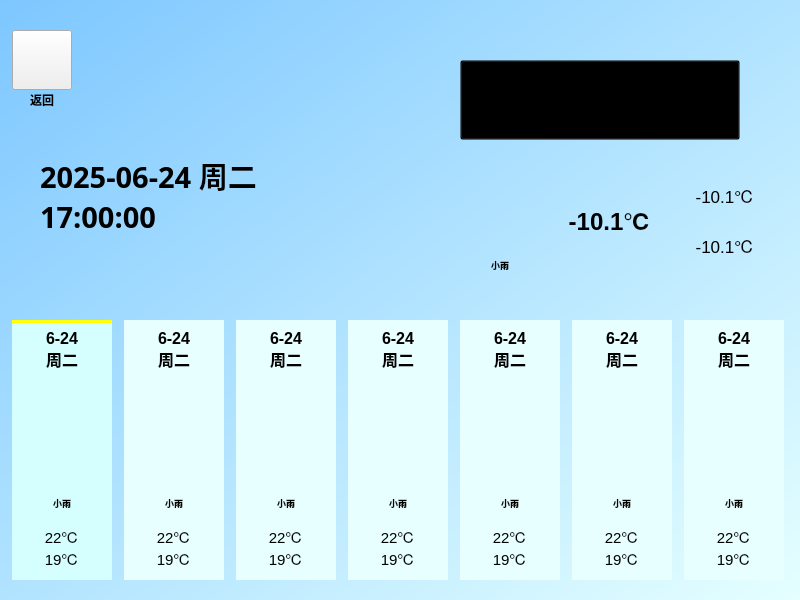
<?xml version="1.0" encoding="UTF-8"?>
<ui version="4.0">
 <class>Weather</class>
 <widget class="QWidget" name="Weather">
  <property name="geometry">
   <rect>
    <x>0</x>
    <y>0</y>
    <width>800</width>
    <height>600</height>
   </rect>
  </property>
  <property name="windowTitle">
   <string>车载多媒体-天气</string>
  </property>
  <property name="styleSheet">
   <string notr="true">background:qlineargradient(x1:0, y1:0, x2:1, y2:1, stop:0 rgb(125, 199, 255), stop:1 rgb(229, 255, 255))

</string>
  </property>
  <widget class="QLabel" name="label_1">
   <property name="geometry">
    <rect>
     <x>12</x>
     <y>320</y>
     <width>100</width>
     <height>260</height>
    </rect>
   </property>
   <property name="styleSheet">
    <string notr="true">background:rgb(213, 255, 255);
border-top: 3px double yellow; </string>
   </property>
   <property name="text">
    <string/>
   </property>
  </widget>
  <widget class="QLabel" name="label_2">
   <property name="geometry">
    <rect>
     <x>124</x>
     <y>320</y>
     <width>100</width>
     <height>260</height>
    </rect>
   </property>
   <property name="styleSheet">
    <string notr="true">background:rgb(231, 255, 255)</string>
   </property>
   <property name="text">
    <string/>
   </property>
  </widget>
  <widget class="QLabel" name="label_3">
   <property name="geometry">
    <rect>
     <x>348</x>
     <y>320</y>
     <width>100</width>
     <height>260</height>
    </rect>
   </property>
   <property name="styleSheet">
    <string notr="true">background:rgb(231, 255, 255)</string>
   </property>
   <property name="text">
    <string/>
   </property>
  </widget>
  <widget class="QLabel" name="label_4">
   <property name="geometry">
    <rect>
     <x>572</x>
     <y>320</y>
     <width>100</width>
     <height>260</height>
    </rect>
   </property>
   <property name="styleSheet">
    <string notr="true">background:rgb(231, 255, 255)</string>
   </property>
   <property name="text">
    <string/>
   </property>
  </widget>
  <widget class="QLabel" name="label_5">
   <property name="geometry">
    <rect>
     <x>684</x>
     <y>320</y>
     <width>100</width>
     <height>260</height>
    </rect>
   </property>
   <property name="styleSheet">
    <string notr="true">background:rgb(231, 255, 255)</string>
   </property>
   <property name="text">
    <string/>
   </property>
  </widget>
  <widget class="QLabel" name="label_6">
   <property name="geometry">
    <rect>
     <x>236</x>
     <y>320</y>
     <width>100</width>
     <height>260</height>
    </rect>
   </property>
   <property name="styleSheet">
    <string notr="true">background:rgb(231, 255, 255)</string>
   </property>
   <property name="text">
    <string/>
   </property>
  </widget>
  <widget class="QLabel" name="label_7">
   <property name="geometry">
    <rect>
     <x>460</x>
     <y>320</y>
     <width>100</width>
     <height>260</height>
    </rect>
   </property>
   <property name="styleSheet">
    <string notr="true">background:rgb(231, 255, 255)</string>
   </property>
   <property name="text">
    <string/>
   </property>
  </widget>
  <widget class="QLabel" name="label_date1">
   <property name="geometry">
    <rect>
     <x>12</x>
     <y>320</y>
     <width>100</width>
     <height>60</height>
    </rect>
   </property>
   <property name="font">
    <font>
     <pointsize>12</pointsize>
     <weight>75</weight>
     <bold>true</bold>
    </font>
   </property>
   <property name="styleSheet">
    <string notr="true">background:none</string>
   </property>
   <property name="text">
    <string>6-24
周二</string>
   </property>
   <property name="alignment">
    <set>Qt::AlignCenter</set>
   </property>
  </widget>
  <widget class="QLabel" name="label_icon1">
   <property name="geometry">
    <rect>
     <x>12</x>
     <y>380</y>
     <width>100</width>
     <height>100</height>
    </rect>
   </property>
   <property name="font">
    <font>
     <pointsize>12</pointsize>
    </font>
   </property>
   <property name="styleSheet">
    <string notr="true">background:none;
border-image: url(:/resource/wea_images/bingbao.png);</string>
   </property>
   <property name="text">
    <string/>
   </property>
   <property name="alignment">
    <set>Qt::AlignCenter</set>
   </property>
  </widget>
  <widget class="QLabel" name="label_wea1">
   <property name="geometry">
    <rect>
     <x>12</x>
     <y>480</y>
     <width>100</width>
     <height>45</height>
    </rect>
   </property>
   <property name="font">
    <font>
     <pointsize>7</pointsize>
     <weight>75</weight>
     <bold>true</bold>
    </font>
   </property>
   <property name="styleSheet">
    <string notr="true">background:none</string>
   </property>
   <property name="text">
    <string>小雨</string>
   </property>
   <property name="alignment">
    <set>Qt::AlignCenter</set>
   </property>
  </widget>
  <widget class="QLabel" name="label_temperature1">
   <property name="geometry">
    <rect>
     <x>12</x>
     <y>525</y>
     <width>100</width>
     <height>45</height>
    </rect>
   </property>
   <property name="font">
    <font>
     <pointsize>11</pointsize>
    </font>
   </property>
   <property name="styleSheet">
    <string notr="true">background:none</string>
   </property>
   <property name="text">
    <string>22℃
19℃</string>
   </property>
   <property name="alignment">
    <set>Qt::AlignCenter</set>
   </property>
  </widget>
  <widget class="QLabel" name="label_temperature2">
   <property name="geometry">
    <rect>
     <x>124</x>
     <y>525</y>
     <width>100</width>
     <height>45</height>
    </rect>
   </property>
   <property name="font">
    <font>
     <pointsize>11</pointsize>
    </font>
   </property>
   <property name="styleSheet">
    <string notr="true">background:none</string>
   </property>
   <property name="text">
    <string>22℃
19℃</string>
   </property>
   <property name="alignment">
    <set>Qt::AlignCenter</set>
   </property>
  </widget>
  <widget class="QLabel" name="label_date2">
   <property name="geometry">
    <rect>
     <x>124</x>
     <y>320</y>
     <width>100</width>
     <height>60</height>
    </rect>
   </property>
   <property name="font">
    <font>
     <pointsize>12</pointsize>
     <weight>75</weight>
     <bold>true</bold>
    </font>
   </property>
   <property name="styleSheet">
    <string notr="true">background:none</string>
   </property>
   <property name="text">
    <string>6-24
周二</string>
   </property>
   <property name="alignment">
    <set>Qt::AlignCenter</set>
   </property>
  </widget>
  <widget class="QLabel" name="label_icon2">
   <property name="geometry">
    <rect>
     <x>124</x>
     <y>380</y>
     <width>100</width>
     <height>100</height>
    </rect>
   </property>
   <property name="font">
    <font>
     <pointsize>12</pointsize>
    </font>
   </property>
   <property name="styleSheet">
    <string notr="true">background:none;
border-image: url(:/resource/wea_images/bingbao.png);</string>
   </property>
   <property name="text">
    <string/>
   </property>
   <property name="alignment">
    <set>Qt::AlignCenter</set>
   </property>
  </widget>
  <widget class="QLabel" name="label_wea2">
   <property name="geometry">
    <rect>
     <x>124</x>
     <y>480</y>
     <width>100</width>
     <height>45</height>
    </rect>
   </property>
   <property name="font">
    <font>
     <pointsize>7</pointsize>
     <weight>75</weight>
     <bold>true</bold>
    </font>
   </property>
   <property name="styleSheet">
    <string notr="true">background:none</string>
   </property>
   <property name="text">
    <string>小雨</string>
   </property>
   <property name="alignment">
    <set>Qt::AlignCenter</set>
   </property>
  </widget>
  <widget class="QLabel" name="label_temperature3">
   <property name="geometry">
    <rect>
     <x>236</x>
     <y>525</y>
     <width>100</width>
     <height>45</height>
    </rect>
   </property>
   <property name="font">
    <font>
     <pointsize>11</pointsize>
    </font>
   </property>
   <property name="styleSheet">
    <string notr="true">background:none</string>
   </property>
   <property name="text">
    <string>22℃
19℃</string>
   </property>
   <property name="alignment">
    <set>Qt::AlignCenter</set>
   </property>
  </widget>
  <widget class="QLabel" name="label_date3">
   <property name="geometry">
    <rect>
     <x>236</x>
     <y>320</y>
     <width>100</width>
     <height>60</height>
    </rect>
   </property>
   <property name="font">
    <font>
     <pointsize>12</pointsize>
     <weight>75</weight>
     <bold>true</bold>
    </font>
   </property>
   <property name="styleSheet">
    <string notr="true">background:none</string>
   </property>
   <property name="text">
    <string>6-24
周二</string>
   </property>
   <property name="alignment">
    <set>Qt::AlignCenter</set>
   </property>
  </widget>
  <widget class="QLabel" name="label_icon3">
   <property name="geometry">
    <rect>
     <x>236</x>
     <y>380</y>
     <width>100</width>
     <height>100</height>
    </rect>
   </property>
   <property name="font">
    <font>
     <pointsize>12</pointsize>
    </font>
   </property>
   <property name="styleSheet">
    <string notr="true">background:none;
border-image: url(:/resource/wea_images/bingbao.png);</string>
   </property>
   <property name="text">
    <string/>
   </property>
   <property name="alignment">
    <set>Qt::AlignCenter</set>
   </property>
  </widget>
  <widget class="QLabel" name="label_wea3">
   <property name="geometry">
    <rect>
     <x>236</x>
     <y>480</y>
     <width>100</width>
     <height>45</height>
    </rect>
   </property>
   <property name="font">
    <font>
     <pointsize>7</pointsize>
     <weight>75</weight>
     <bold>true</bold>
    </font>
   </property>
   <property name="styleSheet">
    <string notr="true">background:none</string>
   </property>
   <property name="text">
    <string>小雨</string>
   </property>
   <property name="alignment">
    <set>Qt::AlignCenter</set>
   </property>
  </widget>
  <widget class="QLabel" name="label_temperature4">
   <property name="geometry">
    <rect>
     <x>348</x>
     <y>525</y>
     <width>100</width>
     <height>45</height>
    </rect>
   </property>
   <property name="font">
    <font>
     <pointsize>11</pointsize>
    </font>
   </property>
   <property name="styleSheet">
    <string notr="true">background:none</string>
   </property>
   <property name="text">
    <string>22℃
19℃</string>
   </property>
   <property name="alignment">
    <set>Qt::AlignCenter</set>
   </property>
  </widget>
  <widget class="QLabel" name="label_date4">
   <property name="geometry">
    <rect>
     <x>348</x>
     <y>320</y>
     <width>100</width>
     <height>60</height>
    </rect>
   </property>
   <property name="font">
    <font>
     <pointsize>12</pointsize>
     <weight>75</weight>
     <bold>true</bold>
    </font>
   </property>
   <property name="styleSheet">
    <string notr="true">background:none</string>
   </property>
   <property name="text">
    <string>6-24
周二</string>
   </property>
   <property name="alignment">
    <set>Qt::AlignCenter</set>
   </property>
  </widget>
  <widget class="QLabel" name="label_icon4">
   <property name="geometry">
    <rect>
     <x>348</x>
     <y>380</y>
     <width>100</width>
     <height>100</height>
    </rect>
   </property>
   <property name="font">
    <font>
     <pointsize>12</pointsize>
    </font>
   </property>
   <property name="styleSheet">
    <string notr="true">background:none;
border-image: url(:/resource/wea_images/bingbao.png);</string>
   </property>
   <property name="text">
    <string/>
   </property>
   <property name="alignment">
    <set>Qt::AlignCenter</set>
   </property>
  </widget>
  <widget class="QLabel" name="label_wea4">
   <property name="geometry">
    <rect>
     <x>348</x>
     <y>480</y>
     <width>100</width>
     <height>45</height>
    </rect>
   </property>
   <property name="font">
    <font>
     <pointsize>7</pointsize>
     <weight>75</weight>
     <bold>true</bold>
    </font>
   </property>
   <property name="styleSheet">
    <string notr="true">background:none</string>
   </property>
   <property name="text">
    <string>小雨</string>
   </property>
   <property name="alignment">
    <set>Qt::AlignCenter</set>
   </property>
  </widget>
  <widget class="QLabel" name="label_date5">
   <property name="geometry">
    <rect>
     <x>460</x>
     <y>320</y>
     <width>100</width>
     <height>60</height>
    </rect>
   </property>
   <property name="font">
    <font>
     <pointsize>12</pointsize>
     <weight>75</weight>
     <bold>true</bold>
    </font>
   </property>
   <property name="styleSheet">
    <string notr="true">background:none</string>
   </property>
   <property name="text">
    <string>6-24
周二</string>
   </property>
   <property name="alignment">
    <set>Qt::AlignCenter</set>
   </property>
  </widget>
  <widget class="QLabel" name="label_temperature5">
   <property name="geometry">
    <rect>
     <x>460</x>
     <y>525</y>
     <width>100</width>
     <height>45</height>
    </rect>
   </property>
   <property name="font">
    <font>
     <pointsize>11</pointsize>
    </font>
   </property>
   <property name="styleSheet">
    <string notr="true">background:none</string>
   </property>
   <property name="text">
    <string>22℃
19℃</string>
   </property>
   <property name="alignment">
    <set>Qt::AlignCenter</set>
   </property>
  </widget>
  <widget class="QLabel" name="label_icon5">
   <property name="geometry">
    <rect>
     <x>460</x>
     <y>380</y>
     <width>100</width>
     <height>100</height>
    </rect>
   </property>
   <property name="font">
    <font>
     <pointsize>12</pointsize>
    </font>
   </property>
   <property name="styleSheet">
    <string notr="true">background:none;
border-image: url(:/resource/wea_images/bingbao.png);</string>
   </property>
   <property name="text">
    <string/>
   </property>
   <property name="alignment">
    <set>Qt::AlignCenter</set>
   </property>
  </widget>
  <widget class="QLabel" name="label_wea5">
   <property name="geometry">
    <rect>
     <x>460</x>
     <y>480</y>
     <width>100</width>
     <height>45</height>
    </rect>
   </property>
   <property name="font">
    <font>
     <pointsize>7</pointsize>
     <weight>75</weight>
     <bold>true</bold>
    </font>
   </property>
   <property name="styleSheet">
    <string notr="true">background:none</string>
   </property>
   <property name="text">
    <string>小雨</string>
   </property>
   <property name="alignment">
    <set>Qt::AlignCenter</set>
   </property>
  </widget>
  <widget class="QLabel" name="label_date6">
   <property name="geometry">
    <rect>
     <x>572</x>
     <y>320</y>
     <width>100</width>
     <height>60</height>
    </rect>
   </property>
   <property name="font">
    <font>
     <pointsize>12</pointsize>
     <weight>75</weight>
     <bold>true</bold>
    </font>
   </property>
   <property name="styleSheet">
    <string notr="true">background:none</string>
   </property>
   <property name="text">
    <string>6-24
周二</string>
   </property>
   <property name="alignment">
    <set>Qt::AlignCenter</set>
   </property>
  </widget>
  <widget class="QLabel" name="label_temperature6">
   <property name="geometry">
    <rect>
     <x>572</x>
     <y>525</y>
     <width>100</width>
     <height>45</height>
    </rect>
   </property>
   <property name="font">
    <font>
     <pointsize>11</pointsize>
    </font>
   </property>
   <property name="styleSheet">
    <string notr="true">background:none</string>
   </property>
   <property name="text">
    <string>22℃
19℃</string>
   </property>
   <property name="alignment">
    <set>Qt::AlignCenter</set>
   </property>
  </widget>
  <widget class="QLabel" name="label_icon6">
   <property name="geometry">
    <rect>
     <x>572</x>
     <y>380</y>
     <width>100</width>
     <height>100</height>
    </rect>
   </property>
   <property name="font">
    <font>
     <pointsize>12</pointsize>
    </font>
   </property>
   <property name="styleSheet">
    <string notr="true">background:none;
border-image: url(:/resource/wea_images/bingbao.png);</string>
   </property>
   <property name="text">
    <string/>
   </property>
   <property name="alignment">
    <set>Qt::AlignCenter</set>
   </property>
  </widget>
  <widget class="QLabel" name="label_wea6">
   <property name="geometry">
    <rect>
     <x>572</x>
     <y>480</y>
     <width>100</width>
     <height>45</height>
    </rect>
   </property>
   <property name="font">
    <font>
     <pointsize>7</pointsize>
     <weight>75</weight>
     <bold>true</bold>
    </font>
   </property>
   <property name="styleSheet">
    <string notr="true">background:none</string>
   </property>
   <property name="text">
    <string>小雨</string>
   </property>
   <property name="alignment">
    <set>Qt::AlignCenter</set>
   </property>
  </widget>
  <widget class="QLabel" name="label_date7">
   <property name="geometry">
    <rect>
     <x>684</x>
     <y>320</y>
     <width>100</width>
     <height>60</height>
    </rect>
   </property>
   <property name="font">
    <font>
     <pointsize>12</pointsize>
     <weight>75</weight>
     <bold>true</bold>
    </font>
   </property>
   <property name="styleSheet">
    <string notr="true">background:none</string>
   </property>
   <property name="text">
    <string>6-24
周二</string>
   </property>
   <property name="alignment">
    <set>Qt::AlignCenter</set>
   </property>
  </widget>
  <widget class="QLabel" name="label_temperature7">
   <property name="geometry">
    <rect>
     <x>684</x>
     <y>525</y>
     <width>100</width>
     <height>45</height>
    </rect>
   </property>
   <property name="font">
    <font>
     <pointsize>11</pointsize>
    </font>
   </property>
   <property name="styleSheet">
    <string notr="true">background:none</string>
   </property>
   <property name="text">
    <string>22℃
19℃</string>
   </property>
   <property name="alignment">
    <set>Qt::AlignCenter</set>
   </property>
  </widget>
  <widget class="QLabel" name="label_icon7">
   <property name="geometry">
    <rect>
     <x>684</x>
     <y>380</y>
     <width>100</width>
     <height>100</height>
    </rect>
   </property>
   <property name="font">
    <font>
     <pointsize>12</pointsize>
    </font>
   </property>
   <property name="styleSheet">
    <string notr="true">background:none;
border-image: url(:/resource/wea_images/bingbao.png);</string>
   </property>
   <property name="text">
    <string/>
   </property>
   <property name="alignment">
    <set>Qt::AlignCenter</set>
   </property>
  </widget>
  <widget class="QLabel" name="label_wea7">
   <property name="geometry">
    <rect>
     <x>684</x>
     <y>480</y>
     <width>100</width>
     <height>45</height>
    </rect>
   </property>
   <property name="font">
    <font>
     <pointsize>7</pointsize>
     <weight>75</weight>
     <bold>true</bold>
    </font>
   </property>
   <property name="styleSheet">
    <string notr="true">background:none</string>
   </property>
   <property name="text">
    <string>小雨</string>
   </property>
   <property name="alignment">
    <set>Qt::AlignCenter</set>
   </property>
  </widget>
  <widget class="QPushButton" name="btn_localName">
   <property name="geometry">
    <rect>
     <x>460</x>
     <y>60</y>
     <width>280</width>
     <height>80</height>
    </rect>
   </property>
   <property name="font">
    <font>
     <family>微软雅黑</family>
     <pointsize>28</pointsize>
     <weight>75</weight>
     <bold>true</bold>
    </font>
   </property>
   <property name="layoutDirection">
    <enum>Qt::LeftToRight</enum>
   </property>
   <property name="styleSheet">
    <string notr="true">background-color:transparent;
</string>
   </property>
   <property name="text">
    <string>呼和浩特市</string>
   </property>
  </widget>
  <widget class="QLabel" name="label_icon">
   <property name="geometry">
    <rect>
     <x>575</x>
     <y>20</y>
     <width>50</width>
     <height>50</height>
    </rect>
   </property>
   <property name="styleSheet">
    <string notr="true">background:none;
border-image: url(:/resource/wea_images/location.png);</string>
   </property>
   <property name="text">
    <string/>
   </property>
  </widget>
  <widget class="QLabel" name="label_weatherIcon">
   <property name="geometry">
    <rect>
     <x>460</x>
     <y>160</y>
     <width>80</width>
     <height>80</height>
    </rect>
   </property>
   <property name="styleSheet">
    <string notr="true">border-image: url(:/resource/wea_images/bingbao.png);
background:none;</string>
   </property>
   <property name="text">
    <string/>
   </property>
  </widget>
  <widget class="QLabel" name="label_tem">
   <property name="geometry">
    <rect>
     <x>540</x>
     <y>170</y>
     <width>140</width>
     <height>100</height>
    </rect>
   </property>
   <property name="font">
    <font>
     <pointsize>18</pointsize>
     <weight>75</weight>
     <bold>true</bold>
    </font>
   </property>
   <property name="styleSheet">
    <string notr="true">background:none;</string>
   </property>
   <property name="text">
    <string>-10.1℃</string>
   </property>
   <property name="alignment">
    <set>Qt::AlignCenter</set>
   </property>
  </widget>
  <widget class="QLabel" name="label_wea">
   <property name="geometry">
    <rect>
     <x>450</x>
     <y>250</y>
     <width>100</width>
     <height>30</height>
    </rect>
   </property>
   <property name="font">
    <font>
     <pointsize>7</pointsize>
     <weight>75</weight>
     <bold>true</bold>
    </font>
   </property>
   <property name="styleSheet">
    <string notr="true">background:none;</string>
   </property>
   <property name="text">
    <string>小雨</string>
   </property>
   <property name="alignment">
    <set>Qt::AlignCenter</set>
   </property>
  </widget>
  <widget class="QLabel" name="label_datetime">
   <property name="geometry">
    <rect>
     <x>40</x>
     <y>140</y>
     <width>380</width>
     <height>110</height>
    </rect>
   </property>
   <property name="font">
    <font>
     <family>微软雅黑</family>
     <pointsize>22</pointsize>
     <weight>75</weight>
     <bold>true</bold>
    </font>
   </property>
   <property name="styleSheet">
    <string notr="true">background:none;
font-family:微软雅黑;</string>
   </property>
   <property name="text">
    <string>2025-06-24 周二
17:00:00</string>
   </property>
  </widget>
  <widget class="QPushButton" name="btn_backIcon">
   <property name="geometry">
    <rect>
     <x>12</x>
     <y>30</y>
     <width>60</width>
     <height>60</height>
    </rect>
   </property>
   <property name="styleSheet">
    <string notr="true">border-image: url(:/resource/back.png);
background:none;</string>
   </property>
   <property name="text">
    <string/>
   </property>
  </widget>
  <widget class="QLabel" name="label_backName">
   <property name="geometry">
    <rect>
     <x>12</x>
     <y>90</y>
     <width>60</width>
     <height>20</height>
    </rect>
   </property>
   <property name="font">
    <font>
     <family>微软雅黑</family>
     <pointsize>9</pointsize>
     <weight>75</weight>
     <bold>true</bold>
    </font>
   </property>
   <property name="styleSheet">
    <string notr="true">background:none;
font-family:微软雅黑;</string>
   </property>
   <property name="text">
    <string>返回</string>
   </property>
   <property name="alignment">
    <set>Qt::AlignCenter</set>
   </property>
  </widget>
  <widget class="QLabel" name="label_temMax">
   <property name="geometry">
    <rect>
     <x>680</x>
     <y>170</y>
     <width>90</width>
     <height>50</height>
    </rect>
   </property>
   <property name="font">
    <font>
     <pointsize>13</pointsize>
    </font>
   </property>
   <property name="styleSheet">
    <string notr="true">background:none;
</string>
   </property>
   <property name="text">
    <string>-10.1℃</string>
   </property>
   <property name="alignment">
    <set>Qt::AlignCenter</set>
   </property>
  </widget>
  <widget class="QLabel" name="label_temMin">
   <property name="geometry">
    <rect>
     <x>680</x>
     <y>220</y>
     <width>90</width>
     <height>50</height>
    </rect>
   </property>
   <property name="font">
    <font>
     <pointsize>13</pointsize>
    </font>
   </property>
   <property name="styleSheet">
    <string notr="true">background:none;</string>
   </property>
   <property name="text">
    <string>-10.1℃</string>
   </property>
   <property name="alignment">
    <set>Qt::AlignCenter</set>
   </property>
  </widget>
 </widget>
 <resources/>
 <connections/>
</ui>
